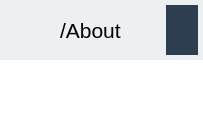
              <widget class="QWidget" name="m_about_page">
               
      
               <property name="styleSheet">
                
       
                <string notr="true"/>
                
      
               </property>
               
      
               <layout class="QVBoxLayout" name="verticalLayout_5">
                
       
                <property name="spacing">
                 
        
                 <number>0</number>
                 
       
                </property>
                
       
                <property name="leftMargin">
                 
        
                 <number>0</number>
                 
       
                </property>
                
       
                <property name="topMargin">
                 
        
                 <number>0</number>
                 
       
                </property>
                
       
                <property name="rightMargin">
                 
        
                 <number>0</number>
                 
       
                </property>
                
       
                <property name="bottomMargin">
                 
        
                 <number>0</number>
                 
       
                </property>
                
       
                <item>
                 
        
                 <widget class="QFrame" name="Header">
                  
         
                  <property name="styleSheet">
                   
          
                   <string notr="true">background-color: rgb(236, 240, 241);</string>
                   
         
                  </property>
                  
         
                  <layout class="QHBoxLayout" name="horizontalLayout_3">
                   
          
                   <property name="spacing">
                    
           
                    <number>5</number>
                    
          
                   </property>
                   
          
                   <property name="leftMargin">
                    
           
                    <number>5</number>
                    
          
                   </property>
                   
          
                   <property name="topMargin">
                    
           
                    <number>5</number>
                    
          
                   </property>
                   
          
                   <property name="rightMargin">
                    
           
                    <number>5</number>
                    
          
                   </property>
                   
          
                   <property name="bottomMargin">
                    
           
                    <number>5</number>
                    
          
                   </property>
                   
          
                   <item>
                    
           
                    <widget class="QLabel" name="m_icon_label">
                     
            
                     <property name="minimumSize">
                      
             
                      <size>
                       
              
                       <width>50</width>
                       
              
                       <height>50</height>
                       
             
                      </size>
                      
            
                     </property>
                     
            
                     <property name="maximumSize">
                      
             
                      <size>
                       
              
                       <width>50</width>
                       
              
                       <height>50</height>
                       
             
                      </size>
                      
            
                     </property>
                     
            
                     <property name="baseSize">
                      
             
                      <size>
                       
              
                       <width>100</width>
                       
              
                       <height>100</height>
                       
             
                      </size>
                      
            
                     </property>
                     
            
                     <property name="text">
                      
             
                      <string/>
                      
            
                     </property>
                     
            
                     <property name="pixmap">
                      
             
                      <pixmap resource="../resource.qrc">:/icon/Image/Logo-AI.png</pixmap>
                      
            
                     </property>
                     
            
                     <property name="scaledContents">
                      
             
                      <bool>true</bool>
                      
            
                     </property>
                     
           
                    </widget>
                    
          
                   </item>
                   
          
                   <item>
                    
           
                    <widget class="QLabel" name="about_label">
                     
            
                     <property name="font">
                      
             
                      <font>
                       
              
                       <family>Segoe UI</family>
                       
              
                       <pointsize>16</pointsize>
                       
             
                      </font>
                      
            
                     </property>
                     
            
                     <property name="text">
                      
             
                      <string>/About</string>
                      
            
                     </property>
                     
           
                    </widget>
                    
          
                   </item>
                   
          
                   <item>
                    
           
                    <spacer name="horizontalSpacer_2">
                     
            
                     <property name="orientation">
                      
             
                      <enum>Qt::Horizontal</enum>
                      
            
                     </property>
                     
            
                     <property name="sizeHint" stdset="0">
                      
             
                      <size>
                       
              
                       <width>40</width>
                       
              
                       <height>20</height>
                       
             
                      </size>
                      
            
                     </property>
                     
           
                    </spacer>
                    
          
                   </item>
                   
          
                   <item>
                    
           
                    <widget class="QPushButton" name="m_about_back_button">
                     
            
                     <property name="styleSheet">
                      
             
                      <string notr="true">background-color: rgb(44, 62, 80);
 border-width:1px;
 border-radius:50px;
 border-color: red;
 max-width:50px;
 max-height:50px;</string>
                      
            
                     </property>
                     
            
                     <property name="text">
                      
             
                      <string/>
                      
            
                     </property>
                     
            
                     <property name="icon">
                      
             
                      <iconset resource="../resource.qrc">
                       
              
                       <normaloff>:/icon/Image/icon/back_icon.png</normaloff>
                       :/icon/Image/icon/back_icon.png
                      </iconset>
                      
            
                     </property>
                     
            
                     <property name="iconSize">
                      
             
                      <size>
                       
              
                       <width>50</width>
                       
              
                       <height>50</height>
                       
             
                      </size>
                      
            
                     </property>
                     
           
                    </widget>
                    
          
                   </item>
                   
         
                  </layout>
                  
        
                 </widget>
                 
       
                </item>
                
       
                <item>
                 
        
                 <widget class="QScrollArea" name="scrollArea">
                  
         
                  <property name="frameShape">
                   
          
                   <enum>QFrame::NoFrame</enum>
                   
         
                  </property>
                  
         
                  <property name="widgetResizable">
                   
          
                   <bool>true</bool>
                   
         
                  </property>
                  
         
                  <widget class="AboutWidget" name="scrollAreaWidgetContents">
                   
          
                   <property name="geometry">
                    
           
                    <rect>
                     
            
                     <x>0</x>
                     
            
                     <y>0</y>
                     
            
                     <width>1280</width>
                     
            
                     <height>660</height>
                     
           
                    </rect>
                    
          
                   </property>
                   
          
                   <property name="styleSheet">
                    
           
                    <string notr="true">background-color: rgb(255, 255, 255);</string>
                    
          
                   </property>
                   
         
                  </widget>
                  
        
                 </widget>
                 
       
                </item>
                
      
               </layout>
               
     
              </widget>
